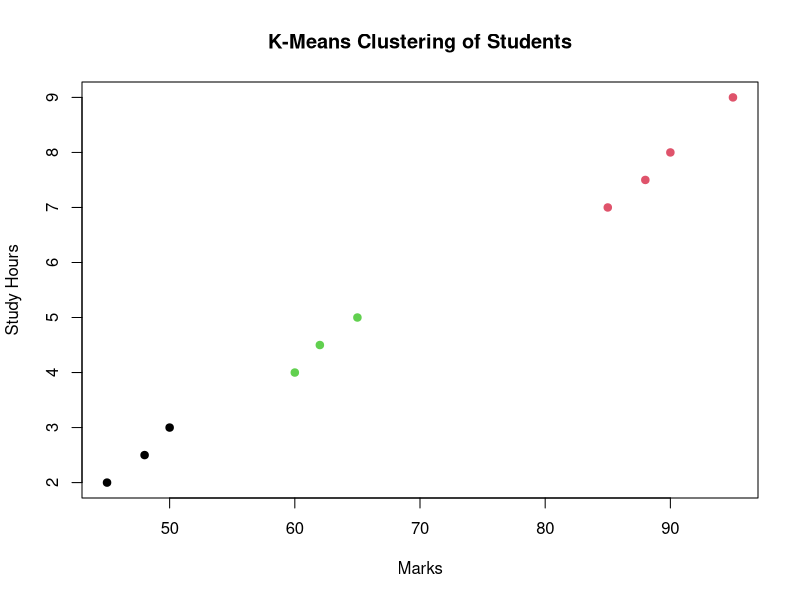

Generate this figure with R:
# -----------------------------------------
# K-MEANS CLUSTERING PROGRAM IN R
# -----------------------------------------

# Step 1: Create sample student dataset
students <- data.frame(
  Student_ID = 1:10,
  Marks = c(45, 50, 48, 85, 90, 88, 60, 65, 62, 95),
  Study_Hours = c(2, 3, 2.5, 7, 8, 7.5, 4, 5, 4.5, 9)
)

cat("Original Dataset:\n")
print(students)

# Step 2: Select numeric columns for clustering
cluster_data <- students[, c("Marks", "Study_Hours")]

# Step 3: Set seed for reproducibility
set.seed(123)

# Step 4: Apply K-Means algorithm with 3 clusters
kmeans_model <- kmeans(cluster_data, centers = 3)

# Step 5: Display cluster assignments
cat("\nCluster assigned to each student:\n")
print(kmeans_model$cluster)

# Step 6: Add cluster results to dataset
students$Cluster <- kmeans_model$cluster
cat("\nDataset with Cluster Information:\n")
print(students)

# Step 7: Plot clusters
plot(cluster_data$Marks, cluster_data$Study_Hours,
     col = kmeans_model$cluster,
     pch = 19,
     main = "K-Means Clustering of Students",
     xlab = "Marks",
     ylab = "Study Hours")

# -----------------------------------------
# END OF PROGRAM
# -----------------------------------------
